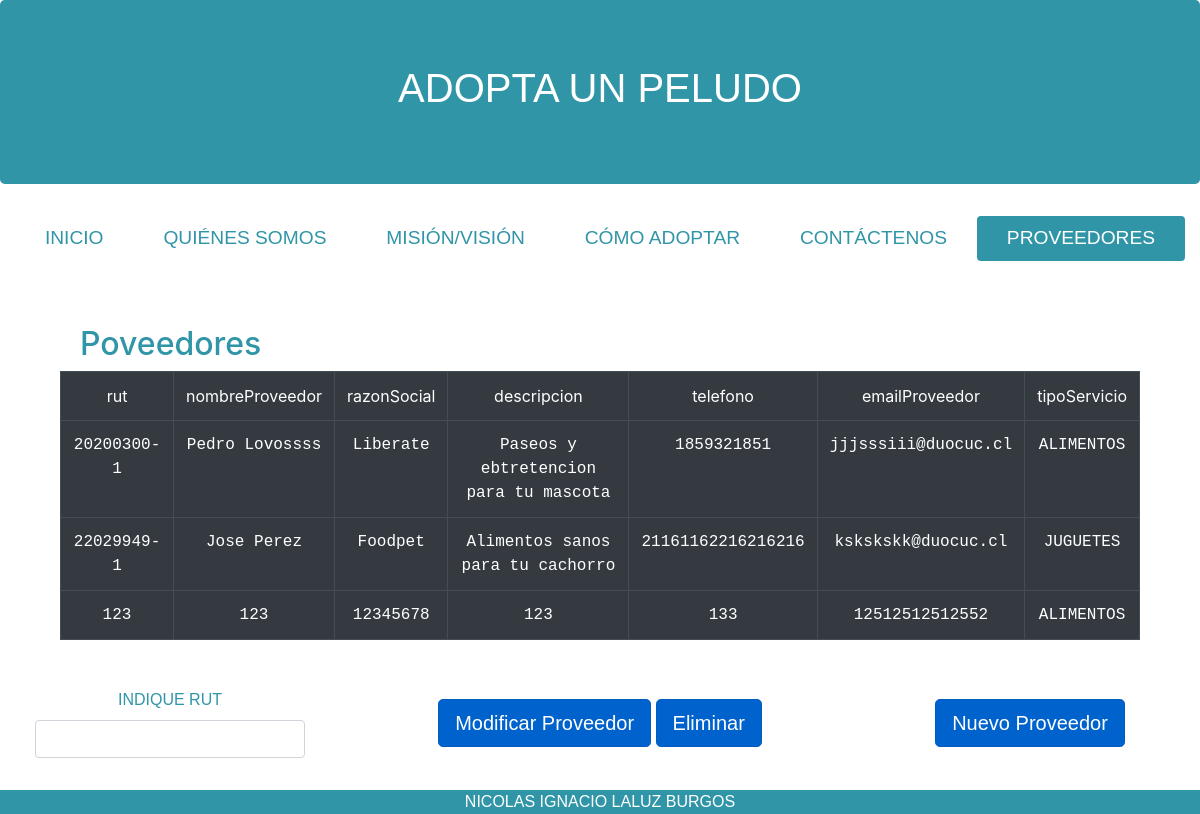
Page /proveedores on the earlier database version.
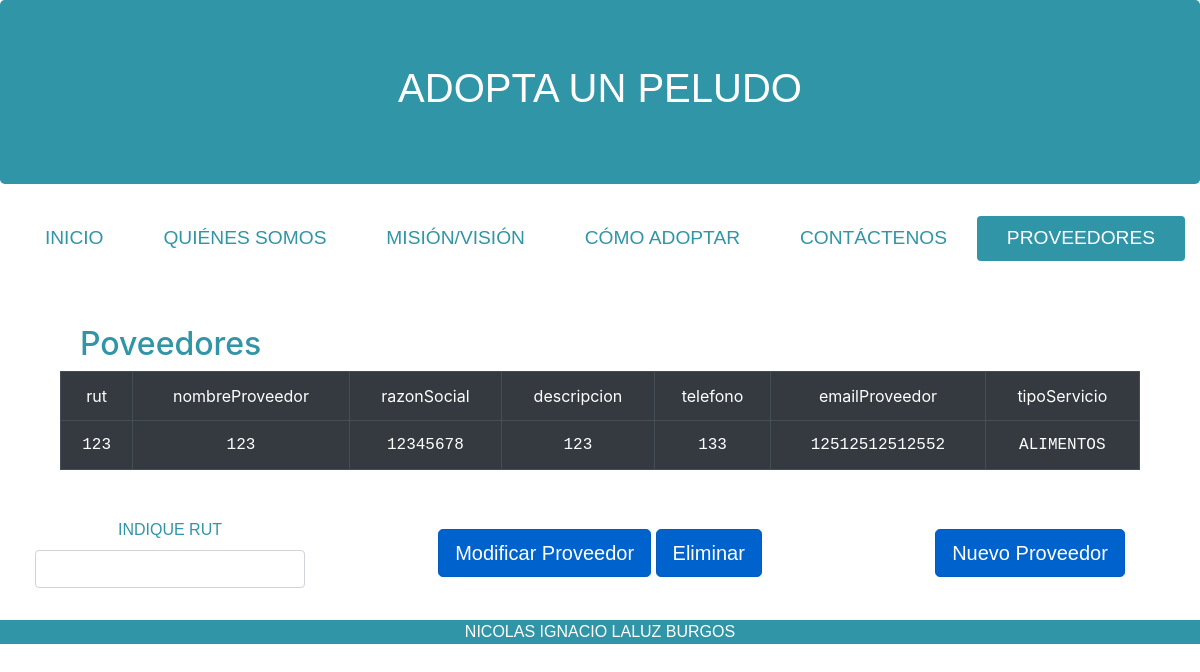
Same page on the later database version.
### core/models.py (models this page shows, shortened)
class Proveedor(models.Model):
    rut= models.CharField(primary_key=True,max_length=50,verbose_name='rut',default='')
    nombreProveedor = models.CharField(max_length=50,verbose_name='nombreProveedor',default='')
    razonSocial = models.CharField(max_length=50,verbose_name='razonSocial',default='')
    descripcion = models.CharField(max_length=500,verbose_name='descripcion',default='')
    telefono = models.CharField(max_length=50,verbose_name='telefono',default='')
    emailProveedor = models.CharField(max_length=50,verbose_name='emailProveedor',default='')
    tipoServicio = models.ForeignKey(Servicio,on_delete=models.CASCADE)

class Servicio(models.Model):
    idCategoria = models.CharField(primary_key=True,max_length=20,verbose_name='idCategoria',default='')
    nombreServicio = models.CharField(max_length=50,verbose_name='nombreServicio',default='')

### core/views.py (the view)
# urls.py: path('proveedores',proveedores,name='proveedores'),
def proveedores(request):
    proveedores= Proveedor.objects.all()
    datos = {
        'proveedores' : proveedores
    }
    return render(request,'core/proveedores.html',datos)

### core/templates/core/proveedores.html (shortened to what this page needs)
<!DOCTYPE html>
<html lang="es">
    <head>
        <link rel="stylesheet" href="https://cdn.jsdelivr.net/npm/bootstrap@4.6.0/dist/css/bootstrap.min.css">
        {% load static %}
        <link rel="stylesheet" href="{% static 'core/css/styles.css'%}">
      </head>
    <body>
        <div class="container-fluid text-center">
          <div class="row  ">
            <div class="col-md-12 jumbotron">
              <h1>ADOPTA UN PELUDO</h1>
            </div>
          </div>
          <div class="row">
            <div class="col-md-12 navegacion">
            <nav class="nav nav-pills flex-column flex-sm-row">
              <a class="flex-sm-fill text-sm-center nav-link " href="/">INICIO</a>
              <a class="flex-sm-fill text-sm-center nav-link " href="/quienes-somos">QUIÉNES SOMOS</a>
              <a class="flex-sm-fill text-sm-center nav-link" href="/mision-vision">MISIÓN/VISIÓN</a>
              <a class="flex-sm-fill text-sm-center nav-link " href ="/como-adoptar">CÓMO ADOPTAR</a>
              <a class="flex-sm-fill text-sm-center nav-link " href ="/contactenos">CONTÁCTENOS</a>
              <a class="flex-sm-fill text-sm-center nav-link active" href ="/proveedores">PROVEEDORES</a>
            </nav>
          </div>
          </div>
         <div class="row">
           <div class="titulo_pag">
           <h2>Poveedores</h2>
          </div>
         </div>
         <div class="row tabla">
          <table class="table table-bordered table-dark" style="border: 1px solid black; max-width: 90%; margin: auto;">
            <tr>
                <td scope="col">
                  rut
                </td>
                <td scope="col">
                  nombreProveedor
                </td>
                <td scope="col">
                  razonSocial
                </td>
                 <td scope="col">
                  descripcion
                 </td>
                <td scope="col">
                  telefono
                 </td>
                 <td scope="col">
                  emailProveedor
              </td>
                 <td scope="col">
                  tipoServicio
              </td>
            </tr>
            {% for ve in proveedores %}
            <tr>
                <td style="font-family: 'Courier New', Courier, monospace;">
                    {{ve.rut}}
                </td>
                <td style="font-family: 'Courier New', Courier, monospace;">
                    {{ve.nombreProveedor}}
                </td>
                <td style="font-family: 'Courier New', Courier, monospace;">
                  {{ve.razonSocial}}
                </td>
                <td style="font-family: 'Courier New', Courier, monospace;">
                {{ve.descripcion}}
                </td>
                <td style="font-family: 'Courier New', Courier, monospace;">
                  {{ve.telefono}}
                  </td>
                <td style="font-family: 'Courier New', Courier, monospace;">
                  {{ve.emailProveedor}}
                  </td>
                <td style="font-family: 'Courier New', Courier, monospace;">
                  {{ve.tipoServicio.nombreServicio}}
                </td>
            </tr>
            {% endfor %}
          </table>
        </div>
        <br>
        <br>
        <div class="row">
          <div class="col-3">
            <label for="">INDIQUE RUT</label>
            <input type="text" class="form-control" id="dato">
          </div>
          <div class="col-6">
            <a href="#" type="button"  class="btn btn-primary btn-lg active" role="button" aria-pressed="true" id="modificarProveedorr">Modificar Proveedor</a>
            <a type="button" class="btn btn-primary btn-lg active" role="button" aria-pressed="true" id="eliminarProveedor">Eliminar</a>
          </div>
          <div class="col-3">
            <a href="/crearProveedores"  class="btn btn-primary btn-lg active" role="button" aria-pressed="true" id="crearProveedor">Nuevo Proveedor</a>
          </div>
        </div>
      </div>
          <footer >
            NICOLAS IGNACIO LALUZ BURGOS
          </footer>
    </body>
</html>

Differences in the rows shown:
removed Proveedor: rut "20200300-1", nombreProveedor "Pedro Lovossss", razonSocial "Liberate", descripcion "Paseos y ebtretencion para tu mascota", telefono "1859321851", emailProveedor "jjjsssiii@duocuc.cl", tipoServicio.nombreServicio "ALIMENTOS"
removed Proveedor: rut "22029949-1", nombreProveedor "Jose Perez", razonSocial "Foodpet", descripcion "Alimentos sanos para tu cachorro", telefono "21161162216216216", emailProveedor "kskskskk@duocuc.cl", tipoServicio.nombreServicio "JUGUETES"
